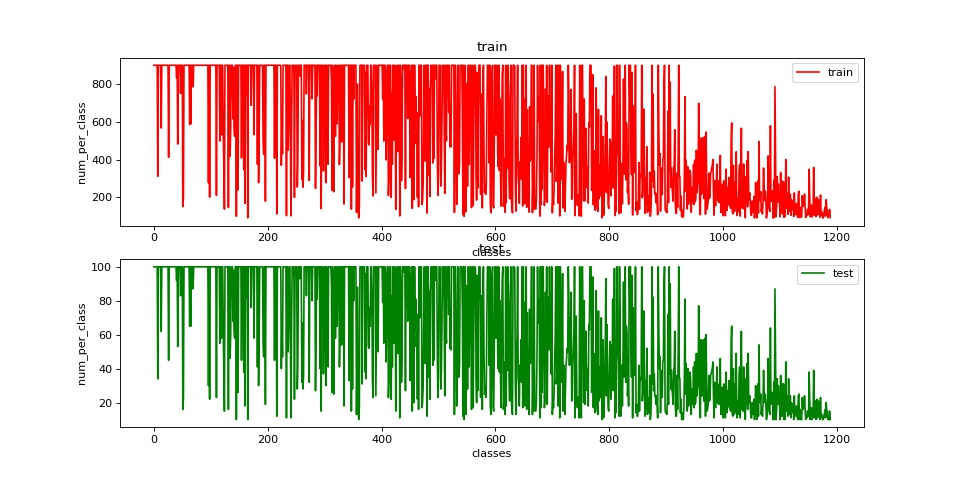

Python code for this plot:
import numpy as np
import matplotlib.pyplot as plt 
from collections import defaultdict
# mpl.rcParams['font.sans-serif'] = ['SimHei']  # 中文字体支持



train_txt = "/home/zhaoliu/car_brand/datasets_new/tongji/train_tongji.npy"
test_txt = '/home/zhaoliu/car_brand/datasets_new/tongji/val_tongji.npy'
# test_txt = '/home/zhaoliu/car_data/test_qczj.txt'
# with open(train_txt,'r') as f:
#     lines_train = f.readlines()

# with open(test_txt,'r') as f2:
#     lines_test = f2.readlines()
lines_train = np.load(train_txt)
lines_test = np.load(test_txt)

def sort_by_key(d):
    '''
    d.items() 返回元素为 (key, value) 的可迭代类型（Iterable），
    key 函数的参数 k 便是元素 (key, value)，所以 k[0] 取到字典的键。
    '''
    return sorted(d.items(), key=lambda k: k[1],reverse=True)

def ext_val(dict_i):
    val_ls = []
    for k,v in dict_i.items():
        val_ls.append(v)

    return val_ls

train_labels = [0]*1189
test_labels = [0]*1189

for train_label in lines_train:
    label = int(train_label.strip().split('\t')[-1])

    train_labels[label] += 1


for test_label in lines_test:
    label = int(test_label.strip().split('\t')[-1])

    test_labels[label] += 1

classes = [i for i in range(1189)]

plt.figure(figsize=(12,6), dpi=80)

ax1 = plt.subplot(211)
plt.plot(classes,train_labels, color="r",label = 'train')
plt.title('train')
plt.xlabel('classes')
plt.ylabel('num_per_class')
plt.legend()


ax1 = plt.subplot(212)
plt.plot(classes,test_labels, color="g",label = 'test')

plt.title('test')
plt.xlabel('classes')
plt.ylabel('num_per_class')
plt.legend()


plt.savefig('/home/zhaoliu/car_brand/datasets_new/tongji/train_test.jpg')


